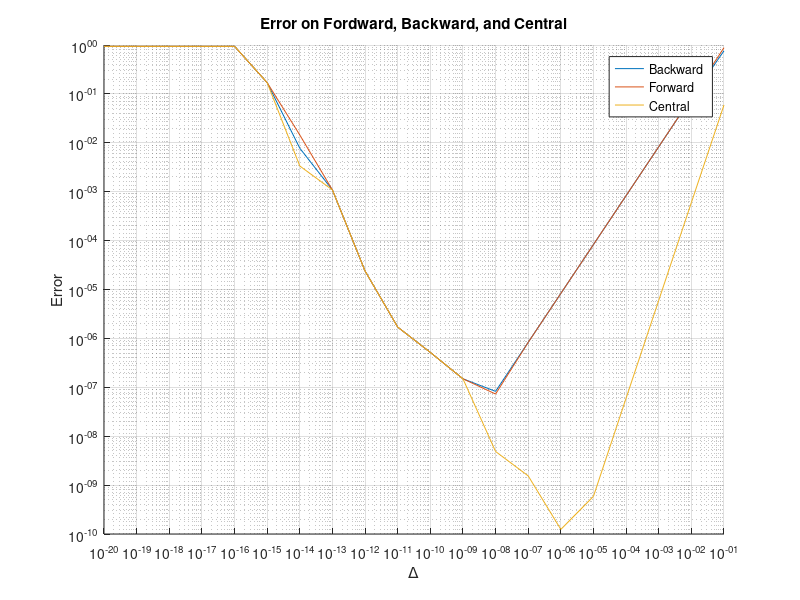

Write the MATLAB code that produced this figure.
% Clear command window, close all graphs, clear workspace
clc; clear; close all;
% ========================================================================
fprintf("============================================================\n")
fprintf("Project 1 - Round-off vs Truncation Error\n")
fprintf("Sebastian Rivas\n")
display(date())
fprintf("============================================================\n\n")
% ========================================================================
format short e
% Defining the function
f = @(x) x*sin(3.5*x) ;
df = @(x) sin(3.5*x) + 3.5*x*cos(3.5*x) ;
x = 1.35 ;
for i = 1:20
del(i,1)= 10^(-i);
backward(i,1) = (f(x)-f(x-del(i,1)))/del(i,1);
forward(i,1) = (f(x+del(i,1))-f(x))/del(i,1);
central(i,1) = (f(x+del(i,1))-f(x-del(i,1)))/(2*del(i,1));
error_backward(i,1) = abs(backward(i,1)-df(x));
error_forward(i,1) = abs(forward(i,1)-df(x));
error_central(i,1) = abs(central(i,1)-df(x));
end
disp(x)
% Plot the error vs del x for each method on the log scale
figure
hold on
% Scale of log for axis
set(gca, 'XScale', 'log', 'YScale', 'log')
% the loglog() function is the same as plot() but on log scale for both axes
loglog(del,error_backward)
loglog(del,error_forward)
loglog(del, error_central)
xlabel('\Delta'), ylabel('Error')
title('Error on Fordward, Backward, and Central')
legend('Backward','Forward','Central')
grid on, hold off
